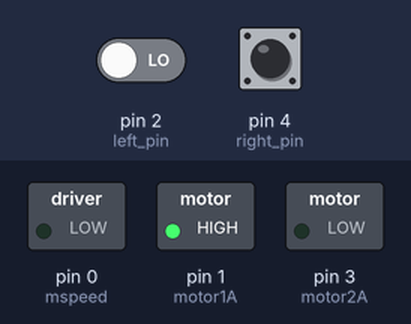
Simulated run of this sketch. Board: Arduino Uno, built with avr-gcc and run on an emulated ATmega328P. On the bench: switched loads named in the sketch (green lamp = pin HIGH). Inputs (shaded band) come from the test bench; at power-on: pin 4 (right_pin) LOW, pin 2 (left_pin) LOW.

Above: at 1.2 s.
1.3 s: pin 4 (right_pin) pulled HIGH for 0.15 s
At 1.37 s:
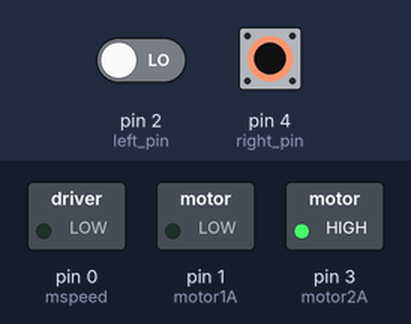
2.9 s: pin 4 (right_pin) pulled HIGH for 3.2 s
At 6.8 s:
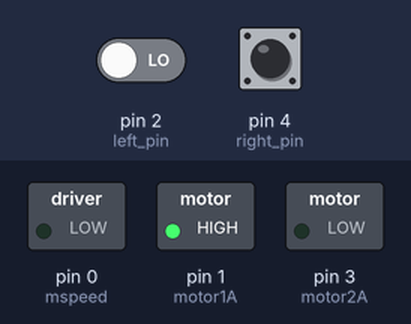
7.6 s: pin 2 (left_pin) driven HIGH and pin 4 (right_pin) driven HIGH
At 8.0 s:
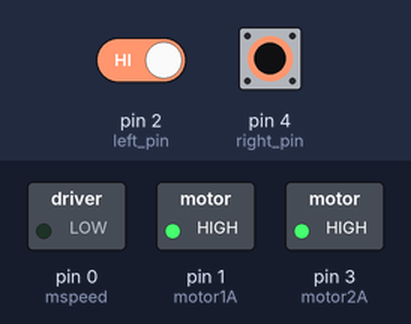
9.1 s: pin 2 (left_pin) driven LOW
At 10.5 s:
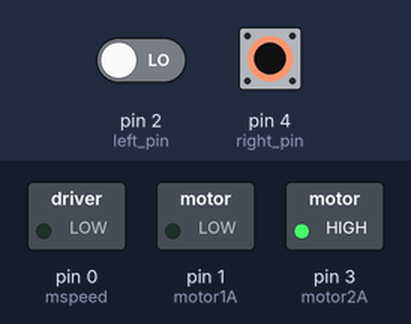
Timing chart, 0 to 11.6 s (numbered marks = the images above; inputs shaded):
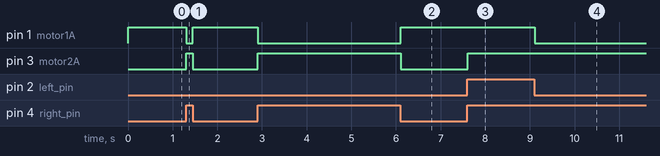

The sketch:

franzininho.ino
```cpp
//seguidor linha

int Speed = 120;        // MAX 255

const int mspeed     = 0;
const int motor1A    = 1;
const int motor2A    = 3;

//Sensor Connection
const int left_pin = 2;
const int right_pin = 4;

void setup() {
  pinMode(left_pin, INPUT);
  pinMode(right_pin, INPUT);
  pinMode(motor1A, OUTPUT);
  pinMode(motor2A, OUTPUT);
  analogWrite (mspeed, Speed);
}

void loop() {

  unsigned char left_value = digitalRead(left_pin);
  unsigned char right_value = digitalRead(right_pin);

  if (right_value && left_value)
  {
    //em frente
    digitalWrite(motor1A, HIGH);
    digitalWrite(motor2A, HIGH);
  }
  else if (right_value && !left_value)
  {
    //vira direita
    digitalWrite(motor1A, LOW);
    digitalWrite(motor2A, HIGH);
  }
  else //if (!right_value  && left_value)
  {
    //vira esquerda
    digitalWrite(motor1A, HIGH);
    digitalWrite(motor2A, LOW);
  }

  delay(10);
}
```

Measured:
- after the input at 1.3 s, pin 1 (motor1A): HIGH → LOW at once, → HIGH 0.15 s later; pin 3 (motor2A): LOW → HIGH at once, → LOW 0.15 s later
- after the input at 2.9 s, pin 1 (motor1A): HIGH → LOW at once, → HIGH 3.2 s later; pin 3 (motor2A): LOW → HIGH at once, → LOW 3.2 s later
- after the input at 7.6 s, pin 3 (motor2A): LOW → HIGH at once
- after the input at 9.1 s, pin 1 (motor1A): HIGH → LOW at once
